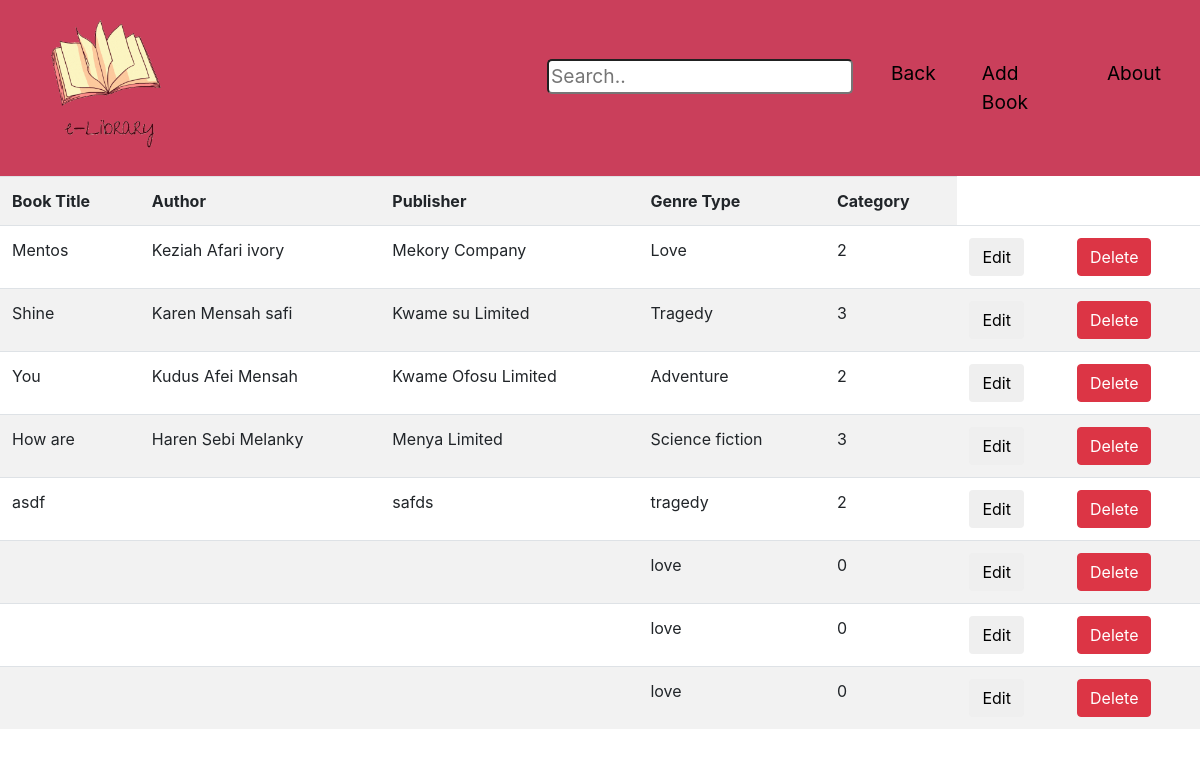
/php/book_details.php, run on the app's committed database.
### tables this page shows
CREATE TABLE `shelf` (
  `shelfNo` int(11) DEFAULT NULL,
  `rowno` int(11) DEFAULT NULL,
  `laneno` int(11) DEFAULT NULL
);

CREATE TABLE `book` (
  `bookID` int(11) DEFAULT NULL,
  `booktitle` varchar(40) NOT NULL,
  `ISBN` int(11) NOT NULL,
  `publishDate` date NOT NULL,
  `publisher` varchar(50) NOT NULL,
  `noOfCopies` int(11) NOT NULL
);

CREATE TABLE `genre` (
  `genreID` int(11) NOT NULL,
  `genreType` varchar(20) NOT NULL,
  `genreCategory` int(11) DEFAULT NULL
);

### php/book_details.php (the view, shortened to what this page needs)
<?php
require __DIR__ ."/database_connection_test.php";
function listing($conn){
    $bookinfo = mysqli_query($conn, "SELECT concat(A.fname, ' ', A.middlename, ' ', A.lname) as author, G.genreType,
    B.bookID, B.publisher, G.genreCategory, B.booktitle, Sh.*
    from Shelf as Sh Inner Join Genre as G on Sh.shelfno=G.genreID
    Inner Join Book as B on B.bookID=G.genreID
    Inner Join BookAuthor as BA on BA.baID=B.bookID
    Inner Join Author as A on A.authorID=BA.authID
    order by Sh.shelfno asc");
    $data=mysqli_fetch_all($bookinfo,MYSQLI_ASSOC);
    return $data;
}
 $data=(listing($conn));
$searchresult = [];
 ?>
 <!DOCTYPE html>
 <html lang="en">
 <head>
     <link href="//maxcdn.bootstrapcdn.com/bootstrap/4.1.1/css/bootstrap.min.css" rel="stylesheet" id="bootstrap-css">
     <link rel="stylesheet" href="../css/styles.css">
 </head>
 <body>
 <nav class="navbar navbar-expand-lg navbar-dark navbarcolor">
    <div class="container-fluid">
     <a class="navbar-brand " href="admin.php"><img src="../images/new2.gif" width="150" height="150"></a>
    <div class="collapse navbar-collapse " id="navbarText">
        <ul class="navbar-nav ms-auto mb-2 mb-lg-0 bars" >
            <form action="" method="get" class="search">
                <li>
                    <input type="text" name= "searchbar" class="ins"  placeholder="Search..">
                </li>
            </form>
            <li class="nav-item">
                <a href="admin.php" class="nav-link active barsbars" aria-current="page" >Back</a>
            </li>
            <li class="nav-item ">
                <a class="nav-link active barsbars" href="../forms/bookform.php">Add Book</a>
            </li>
            <li class="nav-item ">
                <a class="nav-link active barsbars" href="">About</a>
            </li>
        </ul>
    </div>
    </div>
</nav>
       <table class="table table-striped">
         <tr>
            <th>Book Title </th>
            <th>Author</th>
            <th>Publisher</th>
            <th>Genre Type</th>
            <th>Category</th>
        </tr>
        <?php foreach($data as $q) { ?>
            <tr>
            <?php if (in_array($q['booktitle'],$searchresult)) { ?>
                    <td class="highlight"><?php echo $q['booktitle'] ?></td>
                    <td class="highlight"><?php echo $q['author'] ?></td>
                    <td class="highlight"><?php echo $q['publisher'] ?></td>
                    <td class="highlight"><?php echo $q['genreType'] ?></td>
                    <td class="highlight"><?php echo $q['genreCategory'] ?></td>
                <?php } else { ?>
                    <td><?php echo $q['booktitle'] ?></td>
                    <td><?php echo $q['author'] ?></td>
                    <td><?php echo $q['publisher'] ?></td>
                    <td><?php echo $q['genreType'] ?></td>
                    <td><?php echo $q['genreCategory'] ?></td>
                <?php } ?>
                <td>
                    <form action="" method="post" class="form-submit" onSubmit="onEdit(event)">
                        <input class="btn edit-color" type = "submit" name="Edit"  value="Edit"/>
                    </form>
                </td>
                <td>
                    <form action="" method="post" onSubmit="onDelete(event)">
                        <input class="btn btn-danger" type = "submit" name="Delete"  value="Delete"/>
                    </form>
                </td>
            </tr>
        <?php } ?>
    </table>
 </body>
 </html>

### css/admin.css (style rules this page uses)
.ins { margin-top: 8px; border-radius: 5px; }

### css/tables.css (style rules this page uses)
.barsbars { margin-left: 30px; color: black; }
.bars { margin-left: 350px; font-size: larger; color: black; }
.navbar-dark .navbar-nav .active>.nav-link, .navbar-dark .navbar-nav .nav-link.active, .navbar-dark .navbar-nav .nav-link.show, .navbar-dark .navbar-nav .show>.nav-link { color: black; }
.ins { margin-top: 8px; border-radius: 5px; }
.navbarcolor { background-color: rgba(189, 16, 51, 0.801); }

### data on the page
shelf: book.booktitle "Mentos", author "Keziah Afari ivory", book.publisher "Mekory Company", shelfNo.genreType "Love", shelfNo.genreCategory "2"
shelf: book.booktitle "Shine", author "Karen Mensah safi", book.publisher "Kwame su Limited", shelfNo.genreType "Tragedy", shelfNo.genreCategory "3"
shelf: book.booktitle "You", author "Kudus Afei Mensah", book.publisher "Kwame Ofosu Limited", shelfNo.genreType "Adventure", shelfNo.genreCategory "2"
shelf: book.booktitle "How are", author "Haren Sebi Melanky", book.publisher "Menya Limited", shelfNo.genreType "Science fiction", shelfNo.genreCategory "3"
shelf: book.booktitle "asdf", book.publisher "safds", shelfNo.genreType "tragedy", shelfNo.genreCategory "2"
shelf: shelfNo.genreType "love", shelfNo.genreCategory "0"
shelf: shelfNo.genreType "love", shelfNo.genreCategory "0"
shelf: shelfNo.genreType "love", shelfNo.genreCategory "0"
